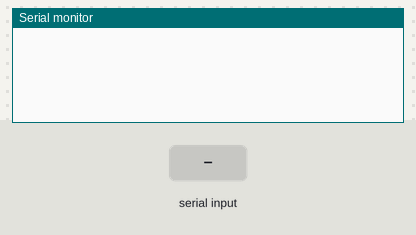
A sketch run on a simulated Arduino Uno, built with avr-gcc and run on an emulated ATmega328P. Shown: the last lines printed to the serial monitor. The inputs (shaded band) are chosen by the test bench.

Above: at 1.2 s.
1.3 s: "90,45\n" received over Serial
At 3.8 s:
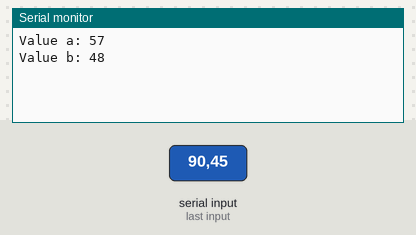
At 6.6 s:
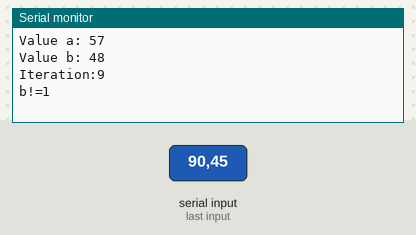
Timing chart, 0 to 8.1 s (numbered marks = the images above; inputs shaded):
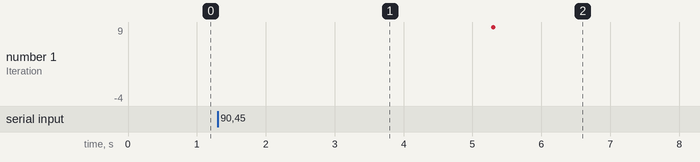

The sketch:

for_if_break.ino
```cpp
void setup() {
  // put your setup code here, to run once:
Serial.begin(9600);
}

void loop() {
 if (Serial.available()>0)
  {
int a=Serial.read();
delay(2000);
int b=Serial.read();
Serial.print("Value a: ");
 Serial.println(a);
 Serial.print("Value b: ");
 Serial.println(b);
 delay(2000);
for(int i=(a-48);i<10;++i)
{
Serial.print("Iteration:");
Serial.println(i);
if (b==49)
break;
Serial.println("b!=1");}
}}

/*if a=1, b=1
Value a: 49
Value b: 49
Iteration:1


if a=0, b=1
Value a: 48
Value b: 49
Iteration:0


if a=1, b=0
Value a: 49
Value b: 48
Iteration:1
b!=1
Iteration:2
b!=1
Iteration:3
b!=1
Iteration:4
b!=1
Iteration:5
b!=1
Iteration:6
b!=1
Iteration:7
b!=1
Iteration:8
b!=1
Iteration:9
b!=1


if a=0, b=0
Value a: 48
Value b: 48
Iteration:0
b!=1
Iteration:1
b!=1
Iteration:2
b!=1
Iteration:3
b!=1
Iteration:4
b!=1
Iteration:5
b!=1
Iteration:6
b!=1
Iteration:7
b!=1
Iteration:8
b!=1
Iteration:9
b!=1


*/
```

Measured:
- after the input at 1.3 s, the serial monitor: prints a new line after 2.0 s (image 1)
